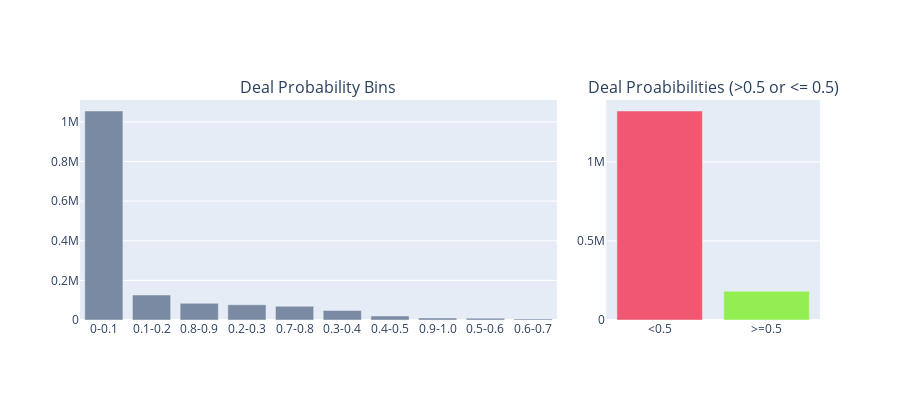

The code cell stored with this chart in its notebook:
### Markdown cell above
**Inference**  
> - From the deal probability distribution graph, it is clear that majority of the items have exteremely low deal probability, ie. about 78%, while very few values have the deal probability of 0.7 or larger.  
> - A very small tower is observed near the deal probability of 1.0, indicating that there are some items in the dataset having very high value of deal probability.  

**Top 10 Items having deal probability  = 1.0 are**     
> - 92013ca1fe79 | Installation of doors, openings, slopes, arches  
> - c6239fc67a6f | Nail extension, correction  
> - 44aa121e4559 | Cargo transportation (long distance), onboard, open  
> - b16d1b27c975 | Rise of houses  
> - fe03dbc60ccf | Transportation across the southern Federal district North Caucasian Federal district Crimea  


<a id="5-2"></a>
### 5.2 Deal Probability Bins !

### Code cell
def _generate_bar_plot_hor(df, col, title, color, w=None, h=None, lm=0, limit=100):
    cnt_srs = df[col].value_counts()[:limit]
    trace = go.Bar(y=cnt_srs.index[::-1], x=cnt_srs.values[::-1], orientation = 'h',
        marker=dict(color=color))

    layout = dict(title=title, margin=dict(l=lm), width=w, height=h)
    data = [trace]
    fig = go.Figure(data=data, layout=layout)
    iplot(fig)

def _generate_bar_plot_ver(df, col, title, color, w=None, h=None, lm=0, limit=100, need_trace = False):
    cnt_srs = df[col].value_counts()[:limit]
    trace = go.Bar(x=list(cnt_srs.index), y=list(cnt_srs.values),
        marker=dict(color = color))
    if need_trace:
        return trace
    if w != None and h != None:
        layout = dict(title=title, margin=dict(l=lm), width=w, height=h)
    else:
        layout = dict(title=title, margin=dict(l=lm))
    data = [trace]
    fig = go.Figure(data=data, layout=layout)
    iplot(fig)

trace1 = _generate_bar_plot_ver(train_df, 'deal_class_2', "Deal Probability Bins", '#7a8aa3', lm=0, limit=30, need_trace = True)
trace2 = _generate_bar_plot_ver(train_df, 'deal_class', "Deal Proabibilities (>0.5 or <= 0.5)", ['#f25771','#93ef51'], 200, limit=30, need_trace = True)

fig = tools.make_subplots(rows=1, cols=3, specs=[[{'colspan': 2}, {},{}]], print_grid=False, subplot_titles = ['Deal Probability Bins','','Deal Proabibilities (>0.5 or <= 0.5)'])
fig.append_trace(trace1, 1, 1);
fig.append_trace(trace2, 1, 3);

fig['layout'].update(height=400, title='',showlegend=False)
iplot(fig);

### Figure 1 — Plotly figure (JSON) as saved in the notebook; plotly's stock layout.template omitted (floating-point values rounded to 4 significant figures)
{"data": [{"marker": {"color": "#7a8aa3"}, "type": "bar", "x": ["0-0.1", "0.1-0.2", "0.8-0.9", "0.2-0.3", "0.7-0.8", "0.3-0.4", "0.4-0.5", "0.9-1.0", "0.5-0.6", "0.6-0.7"], "xaxis": "x", "y": [1054761, 126144, 84022, 76809, 68946, 48030, 19926, 10076, 9128, 5582], "yaxis": "y"}, {"marker": {"color": ["#f25771", "#93ef51"]}, "type": "bar", "x": ["<0.5", ">=0.5"], "xaxis": "x3", "y": [1321411, 182013], "yaxis": "y3"}], "layout": {"annotations": [{"font": {"size": 16}, "showarrow": false, "text": "Deal Probability Bins", "x": 0.3222, "xanchor": "center", "xref": "paper", "y": 1.0, "yanchor": "bottom", "yref": "paper"}, {"font": {"size": 16}, "showarrow": false, "text": "Deal Proabibilities (>0.5 or <= 0.5)", "x": 0.8556, "xanchor": "center", "xref": "paper", "y": 1.0, "yanchor": "bottom", "yref": "paper"}], "height": 400, "showlegend": false, "title": {"text": ""}, "xaxis": {"anchor": "y", "domain": [0.0, 0.6444]}, "xaxis2": {"anchor": "y2", "domain": [0.3556, 0.6444]}, "xaxis3": {"anchor": "y3", "domain": [0.7111, 1.0]}, "yaxis": {"anchor": "x", "domain": [0.0, 1.0]}, "yaxis2": {"anchor": "x2", "domain": [0.0, 1.0]}, "yaxis3": {"anchor": "x3", "domain": [0.0, 1.0]}}}
